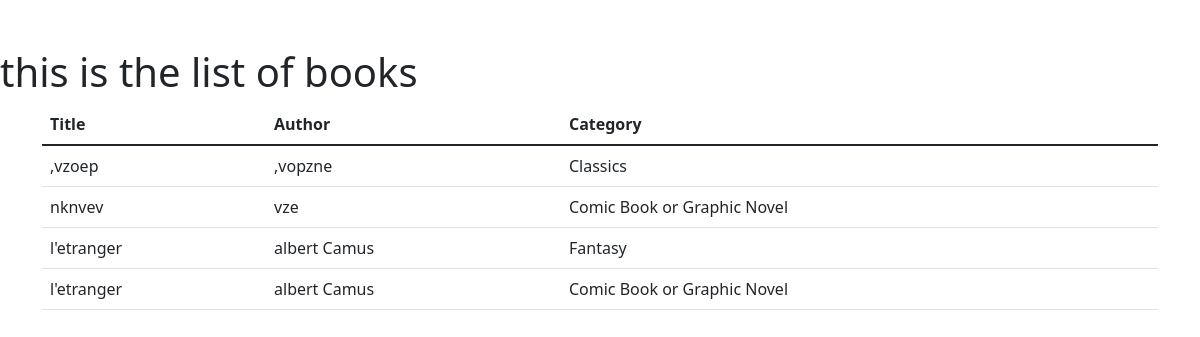
The page /books/ on the database its author committed.
### bookstore/models.py (models this page shows, shortened)
class Book(models.Model):
    CATEGORY = (
        ("Classics", "Classics"),
        ("Comic Book or Graphic Novel", "Comic Book or Graphic Novel"),
        ("Fantasy", "Fantasy"),
        ("Historical Fiction", "Historical Fiction"),
        ("Horror", "Horror"),
        ("Literary Fiction", "Literary Fiction")
    )
    title = models.CharField(max_length=30)
    author = models.CharField(max_length=30)
    price = models.FloatField(null=False)
    category = models.CharField(max_length=200, null=True, choices=CATEGORY)
    description = models.CharField(max_length=300, null=True)
    date_created = models.DateField(auto_now_add=True, null=True)

### bookstore/views.py (the view)
# urls.py: path('books/', views.books, name="book"),
def books(request):
    book = Book.objects.all()
    return render(request, 'bookstore/books.html', {'books': book})

### bookstore/templates/bookstore/books.html
{% extends "bookstore/base.html" %}
{% block content %}
<h1 class="pt-5 pl-5">this is the list of books </h1>
<div class="container">
<table class="table">
  <thead>
    <tr>
      <th scope="col">Title</th>
      <th scope="col">Author</th>
      <th scope="col">Category</th>
    </tr>
  </thead>
  <tbody>
  {% for item in books %}
    <tr>
      <td>{{item.title}}</td>
      <td>{{item.author}}</td>
      <td>{{item.category}}</td>
    </tr>
  {% endfor %}
  </tbody>
</table>
</div>
{% endblock %}

### rows shown on the page
Book: title ",vzoep", author ",vopzne", category "Classics"
Book: title "nknvev", author "vze", category "Comic Book or Graphic Novel"
Book: title "l'etranger", author "albert Camus", category "Fantasy"
Book: title "l'etranger", author "albert Camus", category "Comic Book or Graphic Novel"
